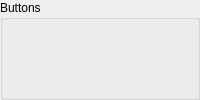
<?xml version="1.0" encoding="UTF-8"?>
<ui version="4.0">
 <class>GBATASInputWindow</class>
 <widget class="QWidget" name="GBATASInputWindow">
  <layout class="QVBoxLayout" name="mainLayout">
   <property name="leftMargin">
    <number>0</number>
   </property>
   <property name="topMargin">
    <number>0</number>
   </property>
   <property name="rightMargin">
    <number>0</number>
   </property>
   <property name="bottomMargin">
    <number>0</number>
   </property>
   <item>
    <widget class="QGroupBox" name="buttonsBox">
     <property name="title">
      <string>Buttons</string>
     </property>
     <layout class="QGridLayout" name="buttonsLayout">
      <item row="0" column="4">
       <spacer name="buttonsHorizontalSpacer">
        <property name="orientation">
         <enum>Qt::Horizontal</enum>
        </property>
        <property name="sizeType">
         <enum>QSizePolicy::Expanding</enum>
        </property>
        <property name="sizeHint" stdset="0">
         <size>
          <width>1</width>
          <height>1</height>
         </size>
        </property>
       </spacer>
      </item>
     </layout>
    </widget>
   </item>
  </layout>
 </widget>
 <resources/>
 <connections/>
</ui>
